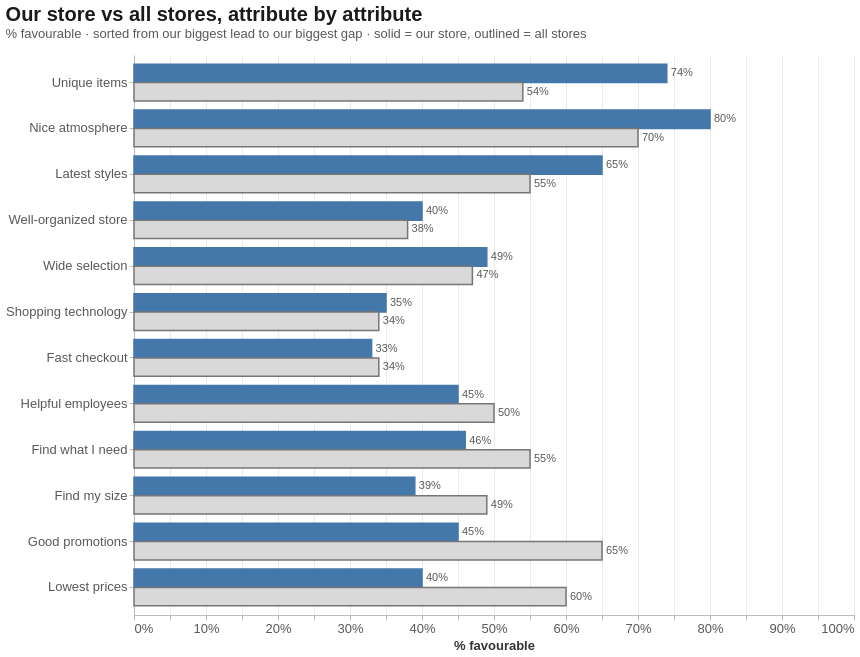

Source (Vega-Lite JSON):
### Vega-Lite specification from a JSON file in a GitHub repository (floating-point values rounded to 4 significant figures)
{"config": {"view": {"continuousWidth": 300, "continuousHeight": 300, "strokeWidth": 0}, "axis": {"domainColor": "#BBBBBB", "gridColor": "#DDDDDD", "gridOpacity": 0.6, "labelColor": "#595959", "labelFontSize": 13, "labelLimit": 260, "tickColor": "#BBBBBB", "titleColor": "#333333", "titleFontSize": 13}, "font": "Arial, Liberation Sans, Helvetica, sans-serif", "legend": {"labelColor": "#595959", "labelFontSize": 13, "labelLimit": 260, "orient": "top", "titleColor": "#333333", "titleFontSize": 13}, "title": {"anchor": "start", "color": "#1A1A1A", "fontSize": 20, "fontWeight": 600, "offset": 14, "subtitleColor": "#595959", "subtitleFontSize": 13}}, "layer": [{"mark": {"type": "bar", "strokeWidth": 1.5}, "encoding": {"color": {"field": "store", "scale": {"domain": ["Our store", "All stores"], "range": ["#4477AA", "#D9D9D9"]}, "sort": ["Our store", "All stores"], "title": null, "type": "nominal"}, "stroke": {"field": "store", "legend": null, "scale": {"domain": ["Our store", "All stores"], "range": ["#4477AA", "#767676"]}, "sort": ["Our store", "All stores"], "type": "nominal"}, "tooltip": [{"field": "attribute_full", "title": "Attribute", "type": "nominal"}, {"field": "store", "title": "Store", "type": "nominal"}, {"field": "favorable", "format": ".0%", "title": "% favourable", "type": "quantitative"}], "x": {"axis": {"format": "%"}, "field": "favorable", "scale": {"domain": [0, 1]}, "title": "% favourable", "type": "quantitative"}, "y": {"field": "label", "sort": ["Unique items", "Nice atmosphere", "Latest styles", "Well-organized store", "Wide selection", "Shopping technology", "Fast checkout", "Helpful employees", "Find what I need", "Find my size", "Good promotions", "Lowest prices"], "title": null, "type": "nominal"}, "yOffset": {"field": "store", "sort": ["Our store", "All stores"], "type": "nominal"}}}, {"mark": {"type": "text", "align": "left", "color": "#595959", "dx": 4, "fontSize": 11}, "encoding": {"text": {"field": "favorable", "format": ".0%", "type": "quantitative"}, "tooltip": [{"field": "attribute_full", "title": "Attribute", "type": "nominal"}, {"field": "store", "title": "Store", "type": "nominal"}, {"field": "favorable", "format": ".0%", "title": "% favourable", "type": "quantitative"}], "x": {"axis": {"format": "%"}, "field": "favorable", "scale": {"domain": [0, 1]}, "title": "% favourable", "type": "quantitative"}, "y": {"field": "label", "sort": ["Unique items", "Nice atmosphere", "Latest styles", "Well-organized store", "Wide selection", "Shopping technology", "Fast checkout", "Helpful employees", "Find what I need", "Find my size", "Good promotions", "Lowest prices"], "title": null, "type": "nominal"}, "yOffset": {"field": "store", "sort": ["Our store", "All stores"], "type": "nominal"}}}], "data": {"name": "data-f7a8d4892d90b29db5e6e07a12e09ca4"}, "height": 560, "title": {"text": "Our store vs all stores, attribute by attribute", "subtitle": "% favourable · sorted from our biggest lead to our biggest gap · solid = our store, outlined = all stores"}, "width": 720, "$schema": "https://vega.github.io/schema/vega-lite/v6.4.1.json", "datasets": {"data-f7a8d4892d90b29db5e6e07a12e09ca4": [{"label": "Well-organized store", "attribute_full": "The store is well-organized.", "gap_pp": 2.0, "gap_text": "+2 pp", "status": "On par", "theme": "Store experience", "store": "Our store", "favorable": 0.4}, {"label": "Fast checkout", "attribute_full": "Fast and easy checkout.", "gap_pp": -1.0, "gap_text": "-1 pp", "status": "On par", "theme": "Service", "store": "Our store", "favorable": 0.33}, {"label": "Helpful employees", "attribute_full": "Friendly and helpful employees.", "gap_pp": -5.0, "gap_text": "-5 pp", "status": "Behind", "theme": "Service", "store": "Our store", "favorable": 0.45}, {"label": "Good promotions", "attribute_full": "Good promotions.", "gap_pp": -20.0, "gap_text": "-20 pp", "status": "Behind", "theme": "Price & promotions", "store": "Our store", "favorable": 0.45}, {"label": "Find what I need", "attribute_full": "I can find what I'm looking for.", "gap_pp": -9.0, "gap_text": "-9 pp", "status": "Behind", "theme": "Service", "store": "Our store", "favorable": 0.46}, {"label": "Find my size", "attribute_full": "I can find the size I need.", "gap_pp": -10.0, "gap_text": "-10 pp", "status": "Behind", "theme": "Assortment", "store": "Our store", "favorable": 0.39}, {"label": "Nice atmosphere", "attribute_full": "A nice atmosphere.", "gap_pp": 10.0, "gap_text": "+10 pp", "status": "Ahead", "theme": "Store experience", "store": "Our store", "favorable": 0.8}, {"label": "Shopping technology", "attribute_full": "Latest technology for easy shopping.", "gap_pp": 1.0, "gap_text": "+1 pp", "status": "On par", "theme": "Store experience", "store": "Our store", "favorable": 0.35}, {"label": "Lowest prices", "attribute_full": "Lowest sales prices.", "gap_pp": -20.0, "gap_text": "-20 pp", "status": "Behind", "theme": "Price & promotions", "store": "Our store", "favorable": 0.4}, {"label": "Wide selection", "attribute_full": "A wide selection.", "gap_pp": 2.0, "gap_text": "+2 pp", "status": "On par", "theme": "Assortment", "store": "Our store", "favorable": 0.49}, {"label": "Unique items", "attribute_full": "Items I can't find elsewhere.", "gap_pp": 20.0, "gap_text": "+20 pp", "status": "Ahead", "theme": "Assortment", "store": "Our store", "favorable": 0.74}, {"label": "Latest styles", "attribute_full": "The latest styles.", "gap_pp": 10.0, "gap_text": "+10 pp", "status": "Ahead", "theme": "Assortment", "store": "Our store", "favorable": 0.65}, {"label": "Well-organized store", "attribute_full": "The store is well-organized.", "gap_pp": 2.0, "gap_text": "+2 pp", "status": "On par", "theme": "Store experience", "store": "All stores", "favorable": 0.38}, {"label": "Fast checkout", "attribute_full": "Fast and easy checkout.", "gap_pp": -1.0, "gap_text": "-1 pp", "status": "On par", "theme": "Service", "store": "All stores", "favorable": 0.34}, {"label": "Helpful employees", "attribute_full": "Friendly and helpful employees.", "gap_pp": -5.0, "gap_text": "-5 pp", "status": "Behind", "theme": "Service", "store": "All stores", "favorable": 0.5}, {"label": "Good promotions", "attribute_full": "Good promotions.", "gap_pp": -20.0, "gap_text": "-20 pp", "status": "Behind", "theme": "Price & promotions", "store": "All stores", "favorable": 0.65}, {"label": "Find what I need", "attribute_full": "I can find what I'm looking for.", "gap_pp": -9.0, "gap_text": "-9 pp", "status": "Behind", "theme": "Service", "store": "All stores", "favorable": 0.55}, {"label": "Find my size", "attribute_full": "I can find the size I need.", "gap_pp": -10.0, "gap_text": "-10 pp", "status": "Behind", "theme": "Assortment", "store": "All stores", "favorable": 0.49}, {"label": "Nice atmosphere", "attribute_full": "A nice atmosphere.", "gap_pp": 10.0, "gap_text": "+10 pp", "status": "Ahead", "theme": "Store experience", "store": "All stores", "favorable": 0.7}, {"label": "Shopping technology", "attribute_full": "Latest technology for easy shopping.", "gap_pp": 1.0, "gap_text": "+1 pp", "status": "On par", "theme": "Store experience", "store": "All stores", "favorable": 0.34}, {"label": "Lowest prices", "attribute_full": "Lowest sales prices.", "gap_pp": -20.0, "gap_text": "-20 pp", "status": "Behind", "theme": "Price & promotions", "store": "All stores", "favorable": 0.6}, {"label": "Wide selection", "attribute_full": "A wide selection.", "gap_pp": 2.0, "gap_text": "+2 pp", "status": "On par", "theme": "Assortment", "store": "All stores", "favorable": 0.47}, {"label": "Unique items", "attribute_full": "Items I can't find elsewhere.", "gap_pp": 20.0, "gap_text": "+20 pp", "status": "Ahead", "theme": "Assortment", "store": "All stores", "favorable": 0.54}, {"label": "Latest styles", "attribute_full": "The latest styles.", "gap_pp": 10.0, "gap_text": "+10 pp", "status": "Ahead", "theme": "Assortment", "store": "All stores", "favorable": 0.55}]}}
